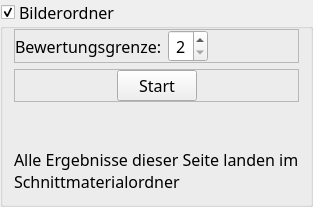
                  <widget class="QGroupBox" name="pictures_2">
                   <property name="sizePolicy">
                    <sizepolicy hsizetype="Preferred" vsizetype="Preferred">
                     <horstretch>0</horstretch>
                     <verstretch>0</verstretch>
                    </sizepolicy>
                   </property>
                   <property name="font">
                    <font>
                     <family>Gill Sans Nova</family>
                     <pointsize>12</pointsize>
                     <weight>50</weight>
                     <italic>false</italic>
                     <bold>false</bold>
                    </font>
                   </property>
                   <property name="toolTip">
                    <string>Erstellt einen Ordner mit allen Bilder, die gleich oder besser als die Grenze bewertet wurden
</string>
                   </property>
                   <property name="title">
                    <string>Bilderordner</string>
                   </property>
                   <property name="checkable">
                    <bool>true</bool>
                   </property>
                   <property name="checked">
                    <bool>true</bool>
                   </property>
                   <layout class="QVBoxLayout" name="verticalLayout_15">
                    <property name="topMargin">
                     <number>0</number>
                    </property>
                    <item>
                     <widget class="QFrame" name="frame_19">
                      <property name="sizePolicy">
                       <sizepolicy hsizetype="Expanding" vsizetype="Preferred">
                        <horstretch>0</horstretch>
                        <verstretch>0</verstretch>
                       </sizepolicy>
                      </property>
                      <property name="frameShape">
                       <enum>QFrame::StyledPanel</enum>
                      </property>
                      <property name="frameShadow">
                       <enum>QFrame::Raised</enum>
                      </property>
                      <layout class="QHBoxLayout" name="horizontalLayout_20">
                       <property name="leftMargin">
                        <number>0</number>
                       </property>
                       <property name="topMargin">
                        <number>0</number>
                       </property>
                       <property name="rightMargin">
                        <number>0</number>
                       </property>
                       <property name="bottomMargin">
                        <number>0</number>
                       </property>
                       <item>
                        <widget class="QLabel" name="label_11">
                         <property name="font">
                          <font>
                           <family>Gill Sans Nova</family>
                           <pointsize>12</pointsize>
                           <weight>50</weight>
                           <italic>false</italic>
                           <bold>false</bold>
                          </font>
                         </property>
                         <property name="toolTip">
                          <string>Nur Dateien mit einer höheren Bewertung werden kopiert.</string>
                         </property>
                         <property name="styleSheet">
                          <string notr="true"/>
                         </property>
                         <property name="text">
                          <string>Bewertungsgrenze:</string>
                         </property>
                        </widget>
                       </item>
                       <item>
                        <widget class="QSpinBox" name="sp_rating_picturefolder_2">
                         <property name="minimumSize">
                          <size>
                           <width>40</width>
                           <height>0</height>
                          </size>
                         </property>
                         <property name="maximumSize">
                          <size>
                           <width>50</width>
                           <height>16777215</height>
                          </size>
                         </property>
                         <property name="font">
                          <font>
                           <family>Gill Sans Nova</family>
                           <pointsize>12</pointsize>
                           <weight>50</weight>
                           <italic>false</italic>
                           <bold>false</bold>
                          </font>
                         </property>
                         <property name="cursor">
                          <cursorShape>PointingHandCursor</cursorShape>
                         </property>
                         <property name="toolTip">
                          <string>Nur Dateien mit gleicher oder besserer Bewertung werden kopiert.</string>
                         </property>
                         <property name="styleSheet">
                          <string notr="true"/>
                         </property>
                         <property name="alignment">
                          <set>Qt::AlignCenter</set>
                         </property>
                         <property name="minimum">
                          <number>2</number>
                         </property>
                         <property name="maximum">
                          <number>7</number>
                         </property>
                        </widget>
                       </item>
                       <item>
                        <spacer name="horizontalSpacer_36">
                         <property name="orientation">
                          <enum>Qt::Horizontal</enum>
                         </property>
                         <property name="sizeHint" stdset="0">
                          <size>
                           <width>40</width>
                           <height>20</height>
                          </size>
                         </property>
                        </spacer>
                       </item>
                      </layout>
                     </widget>
                    </item>
                    <item>
                     <widget class="QFrame" name="frame_18">
                      <property name="sizePolicy">
                       <sizepolicy hsizetype="Preferred" vsizetype="Preferred">
                        <horstretch>0</horstretch>
                        <verstretch>0</verstretch>
                       </sizepolicy>
                      </property>
                      <property name="frameShape">
                       <enum>QFrame::StyledPanel</enum>
                      </property>
                      <property name="frameShadow">
                       <enum>QFrame::Raised</enum>
                      </property>
                      <layout class="QHBoxLayout" name="horizontalLayout_19">
                       <property name="leftMargin">
                        <number>0</number>
                       </property>
                       <property name="topMargin">
                        <number>0</number>
                       </property>
                       <property name="rightMargin">
                        <number>0</number>
                       </property>
                       <property name="bottomMargin">
                        <number>0</number>
                       </property>
                       <item>
                        <spacer name="horizontalSpacer_34">
                         <property name="orientation">
                          <enum>Qt::Horizontal</enum>
                         </property>
                         <property name="sizeHint" stdset="0">
                          <size>
                           <width>40</width>
                           <height>20</height>
                          </size>
                         </property>
                        </spacer>
                       </item>
                       <item>
                        <widget class="QPushButton" name="pb_picturefolder">
                         <property name="minimumSize">
                          <size>
                           <width>70</width>
                           <height>0</height>
                          </size>
                         </property>
                         <property name="font">
                          <font>
                           <family>Gill Sans Nova</family>
                           <pointsize>12</pointsize>
                           <weight>50</weight>
                           <italic>false</italic>
                           <bold>false</bold>
                          </font>
                         </property>
                         <property name="toolTip">
                          <string>Startet die Auswertung</string>
                         </property>
                         <property name="styleSheet">
                          <string notr="true"/>
                         </property>
                         <property name="text">
                          <string>Start</string>
                         </property>
                        </widget>
                       </item>
                       <item>
                        <spacer name="horizontalSpacer_35">
                         <property name="orientation">
                          <enum>Qt::Horizontal</enum>
                         </property>
                         <property name="sizeHint" stdset="0">
                          <size>
                           <width>40</width>
                           <height>20</height>
                          </size>
                         </property>
                        </spacer>
                       </item>
                      </layout>
                     </widget>
                    </item>
                    <item>
                     <spacer name="verticalSpacer_5">
                      <property name="orientation">
                       <enum>Qt::Vertical</enum>
                      </property>
                      <property name="sizeHint" stdset="0">
                       <size>
                        <width>20</width>
                        <height>40</height>
                       </size>
                      </property>
                     </spacer>
                    </item>
                    <item>
                     <widget class="QLabel" name="label_9">
                      <property name="text">
                       <string>Alle Ergebnisse dieser Seite landen im Schnittmaterialordner</string>
                      </property>
                      <property name="scaledContents">
                       <bool>true</bool>
                      </property>
                      <property name="wordWrap">
                       <bool>true</bool>
                      </property>
                     </widget>
                    </item>
                   </layout>
                  </widget>
